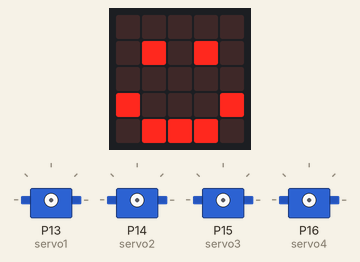
This program was run on a simulated BBC micro:bit running MicroPython. Parts: the board's 5×5 LED display, 4 × servo. Servo angles are drawn from the pulse width (0.5 ms = 0°, 2.5 ms = 180°).

Above: at 0.01 s.
At 2.98 s:
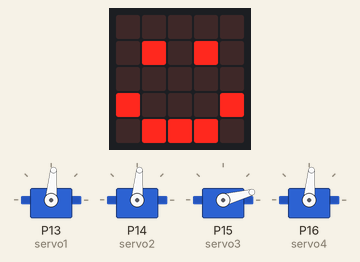
At 4.88 s:
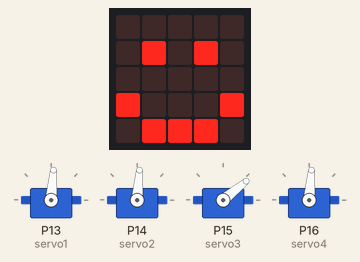
Timing chart, 0 to 40.0 s (numbered marks = the images above):
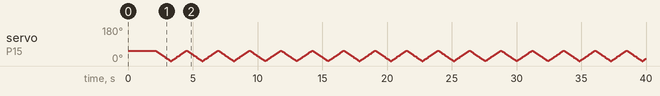

The program:

5-5-Servo-main.py
```python
# Imports go at the top
from microbit import *

# Servo class
class Servo:
    # The constructor of a class
    def __init__(self, pin):
        self.pin = pin
        # Servo parameters
        self.min_pulse = 500    # Pulse width at 0 degrees (microseconds)
        self.max_pulse = 2400   # Pulse width at 180 degrees (microseconds)
        self.period = 20000     # 20ms period (50Hz)
        self.pin.set_analog_period(20)  # Set period to 20ms

    # Set the servo Angle function
    def set_angle(self, angle):
        # Limit angle range
        angle = max(0, min(180, angle))

        # Calculate pulse width
        pulse_width = self.min_pulse + (angle / 180) * (self.max_pulse - self.min_pulse)

        # Convert to analog value (0-1023)
        analog_value = int((pulse_width / self.period) * 1023)

        # Set PWM
        self.pin.write_analog(analog_value)

    # Set the servo Angle function using pulse width
    def set_pulse(self, pulse_width):
        # Limit the maximum pulse value
        pulse_width = max(self.min_pulse, min(self.max_pulse, pulse_width))

        # Calculate pulse
        analog_value = int((pulse_width / self.period) * 1023)

         # Set PWM
        self.pin.write_analog(analog_value)

# Show happy face
display.show(Image.HAPPY)
# delay 100 milliseconds
sleep(100)

# Create 4 servo objects and define the pins to use
servo1 = Servo(pin13)  # servo1 uses pin13
servo2 = Servo(pin14)  # servo2 uses pin14
servo3 = Servo(pin15)  # servo3 uses pin15
servo4 = Servo(pin16)  # servo4 uses pin16

# Initialize the angles of the 4 servos
servo1.set_angle(90)  # Set the Angle of servo1
sleep(500)            # delay 500 milliseconds
servo2.set_angle(90)  # Set the Angle of servo2
sleep(500)            # delay 500 milliseconds
servo3.set_angle(60)  # Set the Angle of servo3
sleep(500)            # delay 500 milliseconds
servo4.set_angle(90)  # Set the Angle of servo4
sleep(500)            # delay 500 milliseconds

# Let servo 3 swing between 0 and 60 degrees.
while True:
    # The servo swings from 60 degrees to 0 degrees
    for i in range(60):
        # Set the Angle of servo3
        servo3.set_angle(60-i)
        # delay 20 milliseconds
        sleep(20)

    # The servo swings from 0 degrees to 60 degrees
    for i in range(60):
        # Set the Angle of servo3
        servo3.set_angle(i)
        # delay 20 milliseconds
        sleep(20)
```
